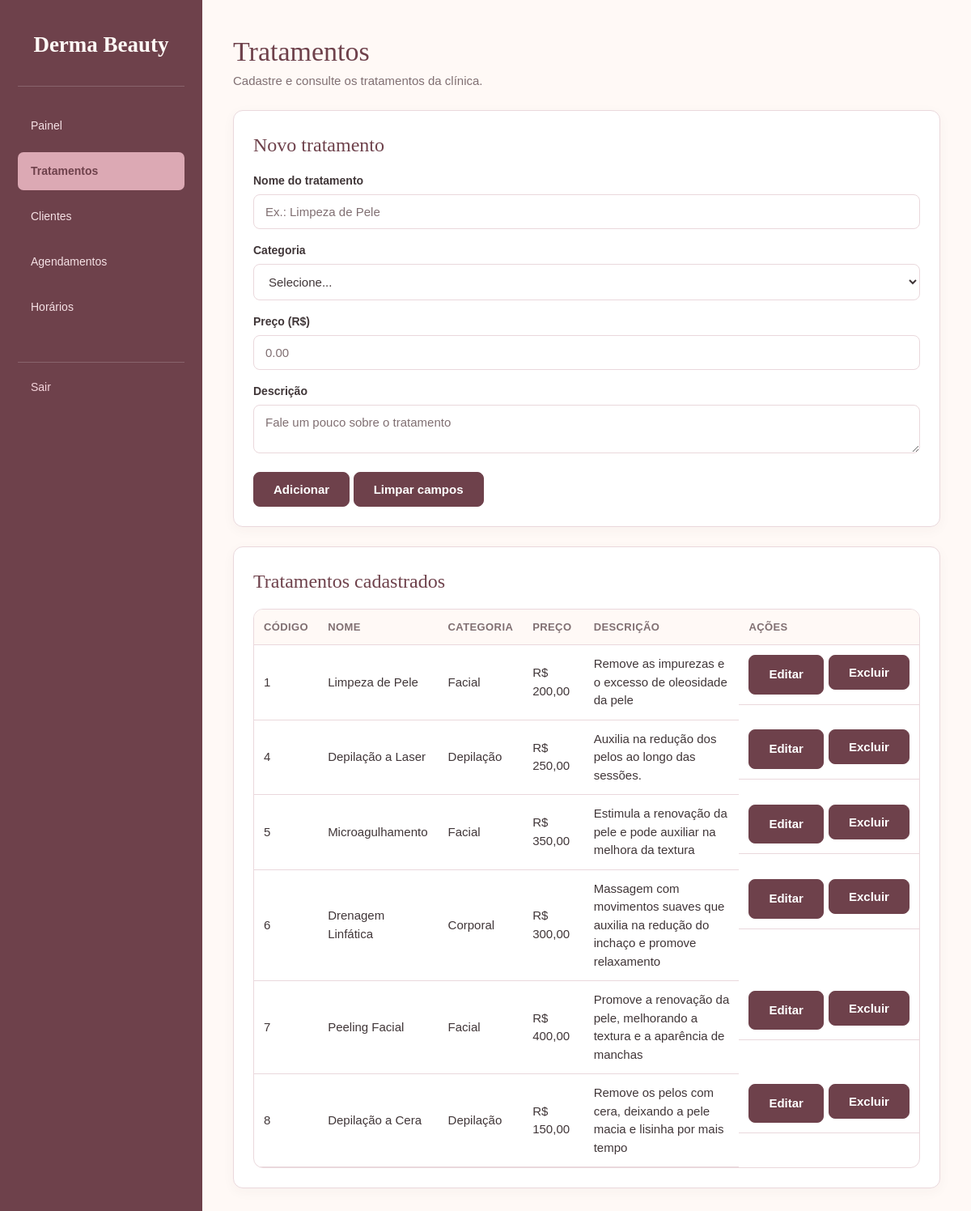
The app's page /admin/produtos.php (signed in) with its own data.
### tables this page shows
CREATE TABLE tratamentos (
            id INTEGER PRIMARY KEY AUTOINCREMENT,
            nome TEXT NOT NULL,
            categoria TEXT NOT NULL,
            preco REAL NOT NULL DEFAULT 0,
            descricao TEXT
        , duracao_minutos INTEGER NOT NULL DEFAULT 60);

### admin/produtos.php (the view, shortened to what this page needs)
<?php
require_once __DIR__ . '/config/conecta.php';
function escapar($valor) {
    return htmlspecialchars((string) $valor, ENT_QUOTES, 'UTF-8');
}
function nomeCategoria($categoria) {
    $nomes = [
        'facial' => 'Facial',
        'depilacao' => 'Depilação',
        'corporal' => 'Corporal'
    ];
    return $nomes[$categoria] ?? ucfirst($categoria);
}
function dinheiroProduto($valor) {
    return 'R$ ' . number_format((float) $valor, 2, ',', '.');
}
$tratamentoEdicao = null;
$resultado = $pdo->query(
    'SELECT id, nome, categoria, preco, descricao
     FROM tratamentos
     ORDER BY id ASC'
)->fetchAll();
?>
<!DOCTYPE html>
<html lang="pt-BR">
<head>
    <link rel="stylesheet" href="../css/style.css">
</head>
<body>
<div class="layout">
    <?php require __DIR__ . '/menu.php'; ?>
    <main class="conteudo">
        <header class="cabecalho-pagina">
            <h1>Tratamentos</h1>
            <p>Cadastre e consulte os tratamentos da clínica.</p>
        </header>
        <section class="cartao">
            <h2>
                <?= $tratamentoEdicao ? 'Editar tratamento' : 'Novo tratamento' ?>
            </h2>
            <form action="produtos.php" method="post">
                <div class="grade-form">
                    <div class="campo">
                        <label for="nome">Nome do tratamento</label>
                        <input
                            type="text"
                            id="nome"
                            name="nome"
                            placeholder="Ex.: Limpeza de Pele"
                            value="<?= escapar($tratamentoEdicao['nome'] ?? '') ?>"
                            required
                        >
                    </div>
                    <div class="campo">
                        <label for="categoria">Categoria</label>
                        <select id="categoria" name="categoria" required>
                            <option value="">Selecione...</option>
                        </select>
                    </div>
                    <div class="campo">
                        <label for="preco">Preço (R$)</label>
                        <input
                            type="number"
                            id="preco"
                            name="preco"
                            step="0.01"
                            min="0"
                            placeholder="0.00"
                            value="<?= escapar($tratamentoEdicao['preco'] ?? '') ?>"
                            required
                        >
                    </div>
                    <div class="campo campo-largo">
                        <label for="descricao">Descrição</label>
                        <textarea
                            id="descricao"
                            name="descricao"
                            placeholder="Fale um pouco sobre o tratamento"
                        ><?= escapar($tratamentoEdicao['descricao'] ?? '') ?></textarea>
                    </div>
                </div>
                <div class="acoes-form">
                    <button type="submit" class="botao">
                        <?= $tratamentoEdicao ? 'Salvar alterações' : 'Adicionar' ?>
                    </button>
                    <?php if ($tratamentoEdicao): ?>
                        <a href="produtos.php" class="botao botao-secundario">
                            Cancelar
                        </a>
                    <?php else: ?>
                        <button type="reset" class="botao botao-secundario">
                            Limpar campos
                        </button>
                    <?php endif; ?>
                </div>
            </form>
        </section>
        <section class="cartao">
            <h2>Tratamentos cadastrados</h2>
            <div class="tabela-rolagem">
                <table class="tabela">
                    <thead>
                        <tr>
                            <th>Código</th>
                            <th>Nome</th>
                            <th>Categoria</th>
                            <th>Preço</th>
                            <th>Descrição</th>
                            <th>Ações</th>
                        </tr>
                    </thead>
                    <tbody>
                    <?php if (count($resultado) > 0): ?>
                        <?php foreach ($resultado as $tratamento): ?>
                            <tr>
                                <td>
                                    <?= (int) $tratamento['id'] ?>
                                </td>
                                <td>
                                    <?= escapar($tratamento['nome']) ?>
                                </td>
                                <td>
                                    <?= escapar(nomeCategoria($tratamento['categoria'])) ?>
                                </td>
                                <td>
                                    <?= dinheiroProduto($tratamento['preco']) ?>
                                </td>
                                <td>
                                    <?= escapar($tratamento['descricao']) ?>
                                </td>
                                <td class="acoes">
                                    <a
                                        href="produtos.php?editar=<?= (int) $tratamento['id'] ?>"
                                        class="botao botao-secundario botao-pequeno"
                                    >
                                        Editar
                                    </a>
                                    <form
                                        action="produtos.php"
                                        method="post"
                                        onsubmit="return confirm('Tem certeza de que deseja excluir este tratamento?');"
                                        style="display:inline;"
                                    >
                                        <button
                                            type="submit"
                                            class="botao botao-perigo botao-pequeno"
                                        >
                                            Excluir
                                        </button>
                                    </form>
                                </td>
                            </tr>
                        <?php endforeach; ?>
                    <?php endif; ?>
                    </tbody>
                </table>
            </div>
        </section>
    </main>
</div>
</body>
</html>

### css/style.css (style rules this page uses)
:root { --cor-fundo: #FFF9F6; --cor-branco: #ffffff; --cor-texto: #403638; --cor-texto-suave: #806F72; --cor-primaria: #D9A5B0; --cor-primaria-escura: #B97888; --cor-lateral: #6E414B; --cor-borda: #EAD8DC; --cor-perigo: #C94C4C; --cor-sucesso: #438568; --cor-alerta: #B78368; --raio: 8px; }
* { box-sizing: border-box; margin: 0; padding: 0; }
body { font-family: "DM Sans", Arial, sans-serif; background-color: var(--cor-fundo); color: var(--cor-texto); line-height: 1.5; }
h1, h2, h3 { font-family: "Cormorant Garamond", Georgia, serif; font-weight: 500; }
a { color: var(--cor-primaria); }
.campo { margin-bottom: 16px; }
.campo label { display: block; font-size: 14px; font-weight: 600; margin-bottom: 6px; color: var(--cor-texto); }
.campo input, .campo select, .campo textarea { width: 100%; padding: 12px 14px; font-size: 15px; font-family: inherit; color: var(--cor-texto); border: 1px solid var(--cor-borda); border-radius: var(--raio); background-color: var(--cor-branco); transition: border-color 0.2s, box-shadow 0.2s; }
.campo input::placeholder, .campo textarea::placeholder { color: var(--cor-texto-suave); }
.botao { display: inline-block; padding: 12px 24px; font-size: 15px; font-family: inherit; font-weight: 600; color: var(--cor-branco); background-color: var(--cor-lateral); border: 1px solid var(--cor-lateral); border-radius: var(--raio); cursor: pointer; text-decoration: none; transition: background-color 0.2s, border-color 0.2s; }
.cabecalho-pagina { margin-bottom: 24px; }
.cabecalho-pagina h1 { font-family: "Cormorant Garamond", Georgia, serif; font-size: 34px; font-weight: 500; color: var(--cor-lateral); }
.cabecalho-pagina p { color: var(--cor-texto-suave); font-size: 15px; }
.cartao { background-color: var(--cor-branco); border: 1px solid var(--cor-borda); border-radius: 12px; padding: 24px; margin-bottom: 24px; box-shadow: 0 4px 16px rgba(64, 54, 56, 0.04); }
.cartao h2 { font-family: "Cormorant Garamond", Georgia, serif; font-size: 24px; font-weight: 500; color: var(--cor-lateral); margin-bottom: 16px; }
.layout { display: grid; grid-template-columns: 250px minmax(0, 1fr); min-height: 100vh; }
.conteudo { min-width: 0; padding: 38px; background: var(--cor-fundo); }
.tabela-rolagem { overflow-x: auto; }
.tabela { width: 100%; border-collapse: collapse; }
.tabela th, .tabela td { text-align: left; padding: 12px; border-bottom: 1px solid var(--cor-borda); font-size: 15px; }
.tabela th { background-color: var(--cor-fundo); font-size: 13px; font-weight: 600; color: var(--cor-texto-suave); text-transform: uppercase; letter-spacing: 0.4px; }
.tabela .acoes { display: flex; gap: 6px; }
.tabela-rolagem { width: 100%; overflow-x: auto; border: 1px solid #EAD8DC; border-radius: 12px; }

### records on screen
tratamentos: id "1", nome "Limpeza de Pele", categoria "Facial", preco "R$ 200,00", descricao "Remove as impurezas e o excesso de oleosidade da pele"
tratamentos: id "4", nome "Depilação a Laser", categoria "Depilação", preco "R$ 250,00", descricao "Auxilia na redução dos pelos ao longo das sessões."
tratamentos: id "5", nome "Microagulhamento", categoria "Facial", preco "R$ 350,00", descricao "Estimula a renovação da pele e pode auxiliar na melhora da textura"
tratamentos: id "6", nome "Drenagem Linfática", categoria "Corporal", preco "R$ 300,00", descricao "Massagem com movimentos suaves que auxilia na redução do inchaço e promove relaxamento"
tratamentos: id "7", nome "Peeling Facial", categoria "Facial", preco "R$ 400,00", descricao "Promove a renovação da pele, melhorando a textura e a aparência de manchas"
tratamentos: id "8", nome "Depilação a Cera", categoria "Depilação", preco "R$ 150,00", descricao "Remove os pelos com cera, deixando a pele macia e lisinha por mais tempo"

### other values on screen
$nome "Painel"
$nome "Tratamentos"
$nome "Clientes"
$nome "Agendamentos"
$nome "Horários"
